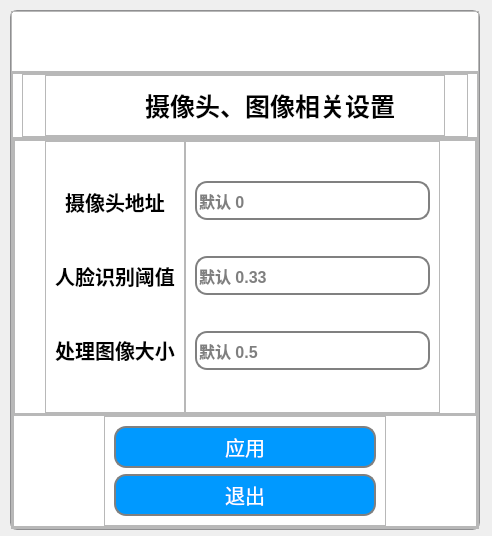
<?xml version="1.0" encoding="UTF-8"?>
<ui version="4.0">
 <class>Dialog</class>
 <widget class="QDialog" name="Dialog">
  <property name="geometry">
   <rect>
    <x>0</x>
    <y>0</y>
    <width>492</width>
    <height>536</height>
   </rect>
  </property>
  <property name="windowTitle">
   <string>Dialog</string>
  </property>
  <widget class="QFrame" name="main_frame">
   <property name="geometry">
    <rect>
     <x>10</x>
     <y>10</y>
     <width>470</width>
     <height>520</height>
    </rect>
   </property>
   <property name="minimumSize">
    <size>
     <width>470</width>
     <height>520</height>
    </size>
   </property>
   <property name="styleSheet">
    <string notr="true">
#main_frame{
background:#ffffff;
border-top-left-radius:7px;
border-top-right-radius:7px;
border-bottom-left-radius:7px;
border-bottom-right-radius:7px;
border: 1px solid #8f8f91;

}
</string>
   </property>
   <property name="frameShape">
    <enum>QFrame::StyledPanel</enum>
   </property>
   <property name="frameShadow">
    <enum>QFrame::Raised</enum>
   </property>
   <layout class="QVBoxLayout" name="verticalLayout">
    <property name="spacing">
     <number>0</number>
    </property>
    <property name="leftMargin">
     <number>0</number>
    </property>
    <property name="topMargin">
     <number>0</number>
    </property>
    <property name="rightMargin">
     <number>0</number>
    </property>
    <property name="bottomMargin">
     <number>0</number>
    </property>
    <item>
     <widget class="QFrame" name="frame_2">
      <property name="sizePolicy">
       <sizepolicy hsizetype="Preferred" vsizetype="Expanding">
        <horstretch>0</horstretch>
        <verstretch>2</verstretch>
       </sizepolicy>
      </property>
      <property name="frameShape">
       <enum>QFrame::StyledPanel</enum>
      </property>
      <property name="frameShadow">
       <enum>QFrame::Raised</enum>
      </property>
      <widget class="QPushButton" name="close_button">
       <property name="geometry">
        <rect>
         <x>420</x>
         <y>10</y>
         <width>38</width>
         <height>38</height>
        </rect>
       </property>
       <property name="cursor">
        <cursorShape>PointingHandCursor</cursorShape>
       </property>
       <property name="styleSheet">
        <string notr="true">QPushButton{
                background-color: transparent; 
                border-radius:7px;}
</string>
       </property>
       <property name="text">
        <string/>
       </property>
      </widget>
     </widget>
    </item>
    <item>
     <widget class="QFrame" name="frame_3">
      <property name="sizePolicy">
       <sizepolicy hsizetype="Preferred" vsizetype="Expanding">
        <horstretch>0</horstretch>
        <verstretch>15</verstretch>
       </sizepolicy>
      </property>
      <property name="frameShape">
       <enum>QFrame::StyledPanel</enum>
      </property>
      <property name="frameShadow">
       <enum>QFrame::Raised</enum>
      </property>
      <layout class="QVBoxLayout" name="verticalLayout_2">
       <property name="spacing">
        <number>0</number>
       </property>
       <property name="leftMargin">
        <number>0</number>
       </property>
       <property name="topMargin">
        <number>0</number>
       </property>
       <property name="rightMargin">
        <number>0</number>
       </property>
       <property name="bottomMargin">
        <number>0</number>
       </property>
       <item>
        <widget class="QFrame" name="frame">
         <property name="sizePolicy">
          <sizepolicy hsizetype="Preferred" vsizetype="Expanding">
           <horstretch>0</horstretch>
           <verstretch>2</verstretch>
          </sizepolicy>
         </property>
         <property name="frameShape">
          <enum>QFrame::StyledPanel</enum>
         </property>
         <property name="frameShadow">
          <enum>QFrame::Raised</enum>
         </property>
         <layout class="QHBoxLayout" name="horizontalLayout">
          <property name="topMargin">
           <number>0</number>
          </property>
          <property name="bottomMargin">
           <number>0</number>
          </property>
          <item>
           <widget class="QFrame" name="frame_5">
            <property name="frameShape">
             <enum>QFrame::StyledPanel</enum>
            </property>
            <property name="frameShadow">
             <enum>QFrame::Raised</enum>
            </property>
            <layout class="QHBoxLayout" name="horizontalLayout_2">
             <property name="spacing">
              <number>0</number>
             </property>
             <property name="leftMargin">
              <number>22</number>
             </property>
             <property name="topMargin">
              <number>0</number>
             </property>
             <property name="rightMargin">
              <number>22</number>
             </property>
             <property name="bottomMargin">
              <number>0</number>
             </property>
             <item>
              <widget class="QFrame" name="frame_6">
               <property name="frameShape">
                <enum>QFrame::StyledPanel</enum>
               </property>
               <property name="frameShadow">
                <enum>QFrame::Raised</enum>
               </property>
               <widget class="QLabel" name="label_2">
                <property name="geometry">
                 <rect>
                  <x>100</x>
                  <y>10</y>
                  <width>261</width>
                  <height>41</height>
                 </rect>
                </property>
                <property name="styleSheet">
                 <string notr="true">color:black;
border:none;
font-size:25px;
font-weight:700;
font-family: &quot;微软雅黑&quot;, Helvetica, Arial, sans-serif;</string>
                </property>
                <property name="text">
                 <string>摄像头、图像相关设置</string>
                </property>
               </widget>
               <widget class="QLabel" name="label">
                <property name="geometry">
                 <rect>
                  <x>40</x>
                  <y>10</y>
                  <width>41</width>
                  <height>41</height>
                 </rect>
                </property>
                <property name="text">
                 <string/>
                </property>
                <property name="textFormat">
                 <enum>Qt::AutoText</enum>
                </property>
                <property name="pixmap">
                 <pixmap>../../images/dog.png</pixmap>
                </property>
                <property name="scaledContents">
                 <bool>true</bool>
                </property>
               </widget>
              </widget>
             </item>
            </layout>
           </widget>
          </item>
         </layout>
        </widget>
       </item>
       <item>
        <widget class="QFrame" name="frame_4">
         <property name="sizePolicy">
          <sizepolicy hsizetype="Preferred" vsizetype="Expanding">
           <horstretch>0</horstretch>
           <verstretch>12</verstretch>
          </sizepolicy>
         </property>
         <property name="frameShape">
          <enum>QFrame::StyledPanel</enum>
         </property>
         <property name="frameShadow">
          <enum>QFrame::Raised</enum>
         </property>
         <layout class="QVBoxLayout" name="verticalLayout_3">
          <property name="spacing">
           <number>0</number>
          </property>
          <property name="leftMargin">
           <number>0</number>
          </property>
          <property name="topMargin">
           <number>0</number>
          </property>
          <property name="rightMargin">
           <number>0</number>
          </property>
          <property name="bottomMargin">
           <number>0</number>
          </property>
          <item>
           <widget class="QFrame" name="frame_7">
            <property name="sizePolicy">
             <sizepolicy hsizetype="Preferred" vsizetype="Expanding">
              <horstretch>0</horstretch>
              <verstretch>8</verstretch>
             </sizepolicy>
            </property>
            <property name="frameShape">
             <enum>QFrame::StyledPanel</enum>
            </property>
            <property name="frameShadow">
             <enum>QFrame::Raised</enum>
            </property>
            <layout class="QVBoxLayout" name="verticalLayout_4" stretch="0">
             <property name="spacing">
              <number>0</number>
             </property>
             <property name="leftMargin">
              <number>0</number>
             </property>
             <property name="topMargin">
              <number>0</number>
             </property>
             <property name="rightMargin">
              <number>0</number>
             </property>
             <property name="bottomMargin">
              <number>0</number>
             </property>
             <item>
              <widget class="QFrame" name="frame_9">
               <property name="sizePolicy">
                <sizepolicy hsizetype="Preferred" vsizetype="Expanding">
                 <horstretch>0</horstretch>
                 <verstretch>6</verstretch>
                </sizepolicy>
               </property>
               <property name="styleSheet">
                <string notr="true"/>
               </property>
               <property name="frameShape">
                <enum>QFrame::StyledPanel</enum>
               </property>
               <property name="frameShadow">
                <enum>QFrame::Raised</enum>
               </property>
               <layout class="QHBoxLayout" name="horizontalLayout_4">
                <property name="spacing">
                 <number>0</number>
                </property>
                <property name="leftMargin">
                 <number>30</number>
                </property>
                <property name="topMargin">
                 <number>0</number>
                </property>
                <property name="rightMargin">
                 <number>35</number>
                </property>
                <property name="bottomMargin">
                 <number>0</number>
                </property>
                <item>
                 <widget class="QFrame" name="frame_13">
                  <property name="sizePolicy">
                   <sizepolicy hsizetype="Expanding" vsizetype="Preferred">
                    <horstretch>3</horstretch>
                    <verstretch>0</verstretch>
                   </sizepolicy>
                  </property>
                  <property name="frameShape">
                   <enum>QFrame::StyledPanel</enum>
                  </property>
                  <property name="frameShadow">
                   <enum>QFrame::Raised</enum>
                  </property>
                  <layout class="QVBoxLayout" name="verticalLayout_9">
                   <item>
                    <widget class="QPushButton" name="modify_age_button">
                     <property name="enabled">
                      <bool>false</bool>
                     </property>
                     <property name="styleSheet">
                      <string notr="true">color:black;
border:none;
font-size:20px;
font-weight:500;
font-family: &quot;微软雅黑&quot;;
height:35px;


</string>
                     </property>
                     <property name="text">
                      <string>摄像头地址</string>
                     </property>
                    </widget>
                   </item>
                   <item>
                    <widget class="QPushButton" name="modify_sex_button">
                     <property name="enabled">
                      <bool>false</bool>
                     </property>
                     <property name="styleSheet">
                      <string notr="true">color:black;border:none;
font-size:20px;
font-weight:500;
font-family: &quot;微软雅黑&quot;;
height:35px;

</string>
                     </property>
                     <property name="text">
                      <string>人脸识别阈值</string>
                     </property>
                    </widget>
                   </item>
                   <item>
                    <widget class="QPushButton" name="modify_more_button">
                     <property name="enabled">
                      <bool>false</bool>
                     </property>
                     <property name="styleSheet">
                      <string notr="true">color:black;border:none;
font-size:20px;
font-weight:500;
font-family: &quot;微软雅黑&quot;;
height:35px;

</string>
                     </property>
                     <property name="text">
                      <string>处理图像大小</string>
                     </property>
                    </widget>
                   </item>
                  </layout>
                 </widget>
                </item>
                <item>
                 <widget class="QFrame" name="frame_12">
                  <property name="sizePolicy">
                   <sizepolicy hsizetype="Expanding" vsizetype="Preferred">
                    <horstretch>8</horstretch>
                    <verstretch>0</verstretch>
                   </sizepolicy>
                  </property>
                  <property name="styleSheet">
                   <string notr="true">QLineEdit{
border:2px solid gray;
font-size:16px;
font-weight:600;
font-family: &quot;微软雅黑&quot;;
border-radius:12px;
height:35px;

}</string>
                  </property>
                  <property name="frameShape">
                   <enum>QFrame::StyledPanel</enum>
                  </property>
                  <property name="frameShadow">
                   <enum>QFrame::Raised</enum>
                  </property>
                  <layout class="QVBoxLayout" name="verticalLayout_8">
                   <item>
                    <widget class="QLineEdit" name="camera_address_lineEdit">
                     <property name="styleSheet">
                      <string notr="true"/>
                     </property>
                     <property name="placeholderText">
                      <string>默认 0</string>
                     </property>
                    </widget>
                   </item>
                   <item>
                    <widget class="QLineEdit" name="recognition_threshold_lineEdit">
                     <property name="placeholderText">
                      <string>默认 0.33</string>
                     </property>
                    </widget>
                   </item>
                   <item>
                    <widget class="QLineEdit" name="img_size_lineEdit">
                     <property name="placeholderText">
                      <string>默认 0.5</string>
                     </property>
                    </widget>
                   </item>
                  </layout>
                 </widget>
                </item>
               </layout>
              </widget>
             </item>
            </layout>
           </widget>
          </item>
          <item>
           <widget class="QFrame" name="frame_8">
            <property name="sizePolicy">
             <sizepolicy hsizetype="Preferred" vsizetype="Expanding">
              <horstretch>0</horstretch>
              <verstretch>2</verstretch>
             </sizepolicy>
            </property>
            <property name="frameShape">
             <enum>QFrame::StyledPanel</enum>
            </property>
            <property name="frameShadow">
             <enum>QFrame::Raised</enum>
            </property>
            <layout class="QHBoxLayout" name="horizontalLayout_3">
             <property name="spacing">
              <number>0</number>
             </property>
             <property name="leftMargin">
              <number>90</number>
             </property>
             <property name="topMargin">
              <number>0</number>
             </property>
             <property name="rightMargin">
              <number>90</number>
             </property>
             <property name="bottomMargin">
              <number>0</number>
             </property>
             <item>
              <widget class="QFrame" name="frame_10">
               <property name="frameShape">
                <enum>QFrame::StyledPanel</enum>
               </property>
               <property name="frameShadow">
                <enum>QFrame::Raised</enum>
               </property>
               <layout class="QVBoxLayout" name="verticalLayout_6">
                <item>
                 <widget class="QPushButton" name="confirm_button">
                  <property name="cursor">
                   <cursorShape>PointingHandCursor</cursorShape>
                  </property>
                  <property name="styleSheet">
                   <string notr="true">#confirm_button{
color:#ffffff;
background:#0099ff;
border:2px solid gray;
font-size:20px;

font-family: &quot;微软雅黑&quot;;
border-radius:12px;
height:38px;
}

#confirm_button:hover{
padding-under:5px;
padding-left:5px;
background:#008deb;
   }</string>
                  </property>
                  <property name="text">
                   <string>应用</string>
                  </property>
                 </widget>
                </item>
                <item>
                 <widget class="QPushButton" name="cancel_button">
                  <property name="cursor">
                   <cursorShape>PointingHandCursor</cursorShape>
                  </property>
                  <property name="styleSheet">
                   <string notr="true">#cancel_button{
color:#ffffff;
background:#0099ff;
border:2px solid gray;
font-size:20px;

font-family: &quot;微软雅黑&quot;;
border-radius:12px;
height:38px;
}

#cancel_button:hover{
padding-under:5px;
padding-left:5px;
background:#008deb;
   }</string>
                  </property>
                  <property name="text">
                   <string>退出</string>
                  </property>
                 </widget>
                </item>
               </layout>
              </widget>
             </item>
            </layout>
           </widget>
          </item>
         </layout>
        </widget>
       </item>
      </layout>
     </widget>
    </item>
   </layout>
  </widget>
 </widget>
 <resources/>
 <connections/>
</ui>
